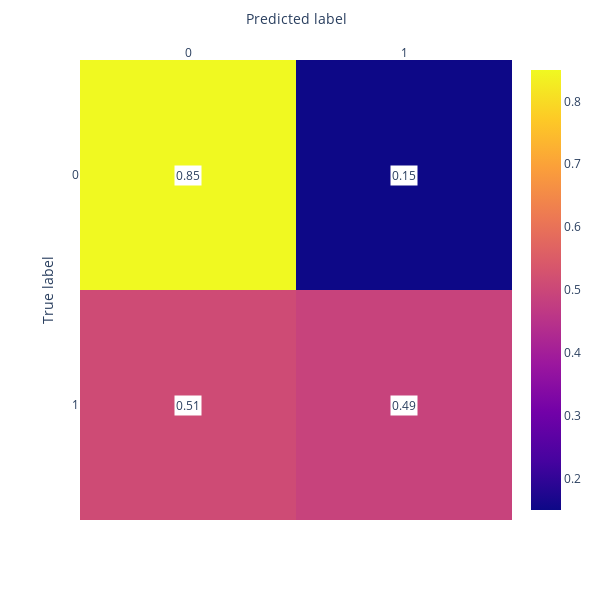

This figure's notebook cell:
### Code cell
# Matriz de confusión
matrix=confusion_matrix(Ytest,Ypred,normalize='true'
)
z=[matrix[0].round(2),matrix[1].round(2)]
fig = px.imshow(z, aspect="auto",labels=dict(x="Predicted label", y="True label"),x=["0", "1"],y=["0", "1"]
)

#axis_template = dict(showticklabels = False,ticks = '')
fig.update_layout(height=600,width=600,#title="Matriz de confusión normalizada",
# xaxis = axis_template,yaxis = axis_template,
)
fig.update_xaxes(side="top")
for i,r in enumerate(matrix):
    for k,c in enumerate(r):
        fig.add_annotation(x=k,y=i,
                           text='{}'.format(round(c,2)),
                           showarrow=False, bgcolor="white"
    )
                          
fig.show()

### Figure 1 — Plotly figure (JSON) as saved in the notebook; plotly's stock layout.template omitted (floating-point values rounded to 4 significant figures)
{"data": [{"coloraxis": "coloraxis", "hovertemplate": "Predicted label: %{x}<br>True label: %{y}<br>color: %{z}<extra></extra>", "name": "0", "type": "heatmap", "x": ["0", "1"], "xaxis": "x", "y": ["0", "1"], "yaxis": "y", "z": [[0.85, 0.15], [0.51, 0.49]]}], "layout": {"annotations": [{"bgcolor": "white", "showarrow": false, "text": "0.85", "x": 0, "y": 0}, {"bgcolor": "white", "showarrow": false, "text": "0.15", "x": 1, "y": 0}, {"bgcolor": "white", "showarrow": false, "text": "0.51", "x": 0, "y": 1}, {"bgcolor": "white", "showarrow": false, "text": "0.49", "x": 1, "y": 1}], "coloraxis": {"colorscale": [[0, "#0d0887"], [0.1111, "#46039f"], [0.2222, "#7201a8"], [0.3333, "#9c179e"], [0.4444, "#bd3786"], [0.5556, "#d8576b"], [0.6667, "#ed7953"], [0.7778, "#fb9f3a"], [0.8889, "#fdca26"], [1, "#f0f921"]]}, "height": 600, "margin": {"t": 60}, "width": 600, "xaxis": {"anchor": "y", "domain": [0, 1], "side": "top", "title": {"text": "Predicted label"}}, "yaxis": {"anchor": "x", "autorange": "reversed", "domain": [0, 1], "title": {"text": "True label"}}}}
